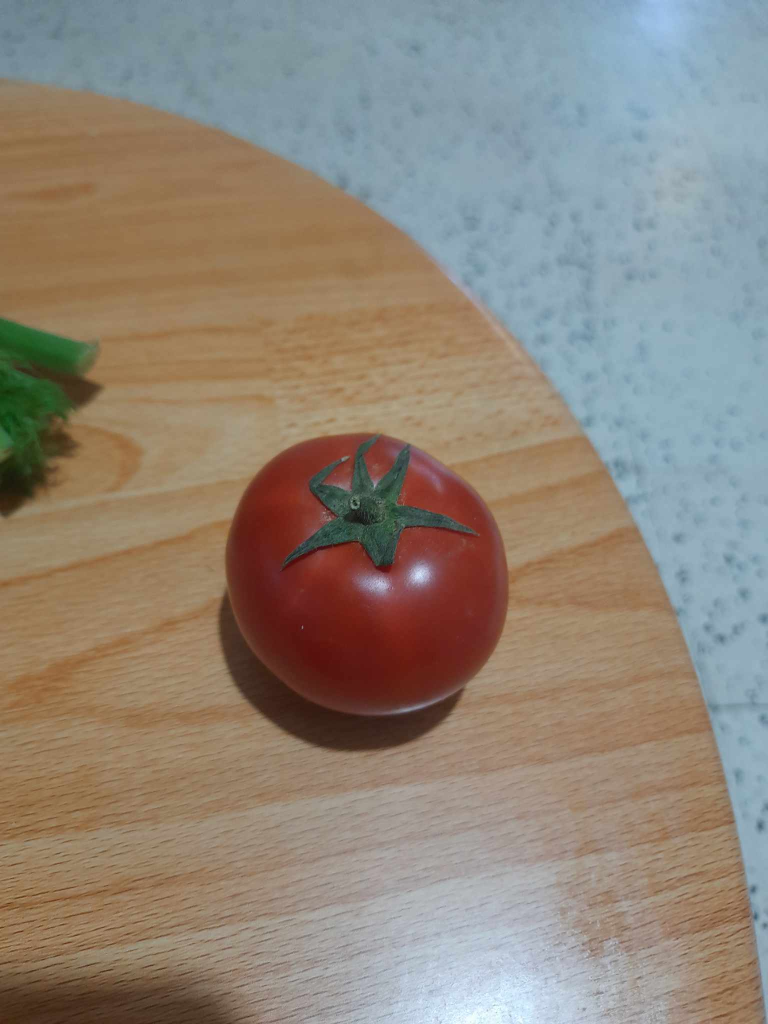
#> input picture dataset/test/tomato.jpg, 1536 x 2048 px (shown at 1/2 size)
$ python main.py   (Python 2 division)
#> lines starting #> are read from the running program, lines starting #| are printed output that depends on the picture
import numpy as np
import cv2
from matplotlib import pyplot as plt

def find_matches_between_two_images(img1_path, img2_path):
    """Given two images, returns the matches and keypoints"""
    # Initiate SIFT detector use threshold
    sift = cv2.SIFT_create()

    img1 = cv2.imread(img1_path)  # queryImage
    img2 = cv2.imread(img2_path)  # trainImage

    # find the keypoints and descriptors with SIFT
    kp1, des1 = sift.detectAndCompute(img1, None)
    kp2, des2 = sift.detectAndCompute(img2, None)

    # BFMatcher with default params

    # create BFMatcher object
    bf = cv2.BFMatcher(cv2.NORM_L2, crossCheck=True)

    # Match descriptors.
    matches = bf.match(des1, des2)

    # sort the matches based on distance
    matches = sorted(matches, key=lambda val: val.distance)

    return kp1, kp2, matches

def show_matches(img1_path, img2_path, kp1, kp2, matches):
    """Shows the matches between two images"""
    img1 = cv2.imread(img1_path)  # queryImage
    img2 = cv2.imread(img2_path)  # trainImage

    # # Convert BGR to RGB
    img1_rgb = cv2.cvtColor(img1, cv2.COLOR_BGR2RGB)
    img2_rgb = cv2.cvtColor(img2, cv2.COLOR_BGR2RGB)

    img3 = cv2.drawMatches(img1_rgb, kp1, img2_rgb, kp2, matches, None, flags=2)
    plt.imshow(img3), plt.show()

def draw_keypoints(img_path) :
    """Draws the keypoints on the image"""
#> called with img_path = 'dataset/test/tomato.jpg'
    img = cv2.imread(img_path)
#> img is the input picture: shape (2048, 1536, 3); mean B, G, R 121.4, 133.3, 143.7
    gray= cv2.cvtColor(img,cv2.COLOR_BGR2GRAY)
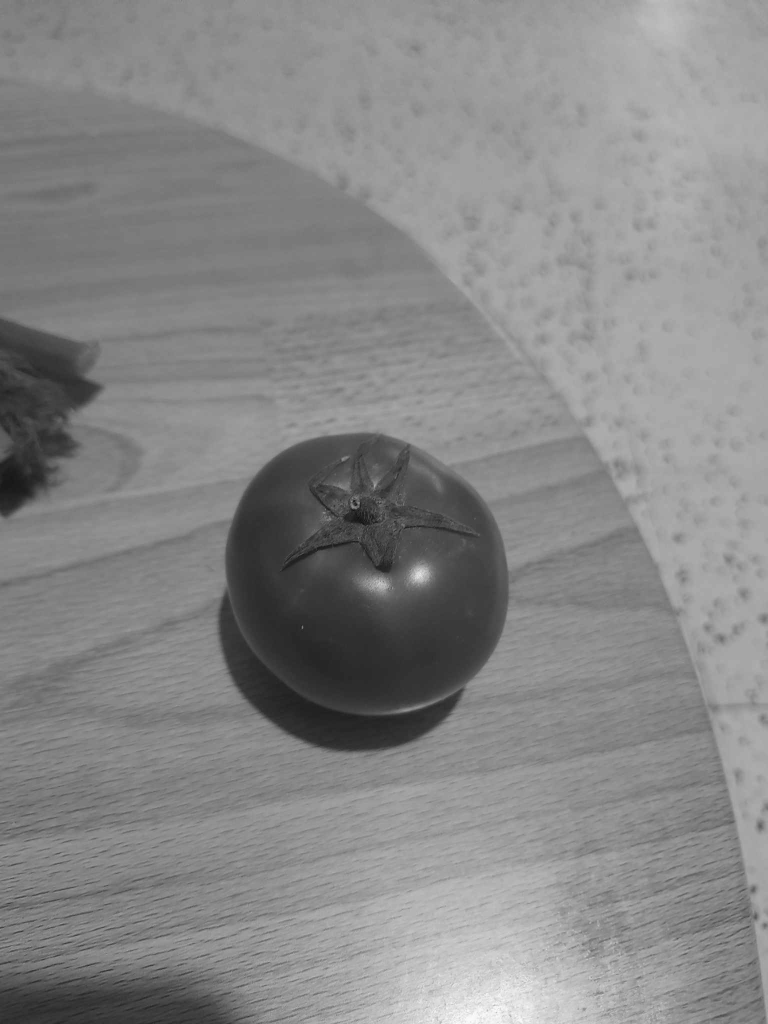
#> gray: shape (2048, 1536) (shown at 1/2 size); min 5, max 252, mean 135
    img = cv2.cvtColor(img, cv2.COLOR_BGR2RGB)
    sift = cv2.SIFT_create()
    kp = sift.detect(gray,None)
#> kp = 1795 keypoints; strongest (x, y, size): (840, 1149, 28.4), (706, 1247, 382.9), (757, 1169, 28.4), (605, 1255, 2.8)
    img=cv2.drawKeypoints(img,kp,img,flags=cv2.DRAW_MATCHES_FLAGS_DRAW_RICH_KEYPOINTS)
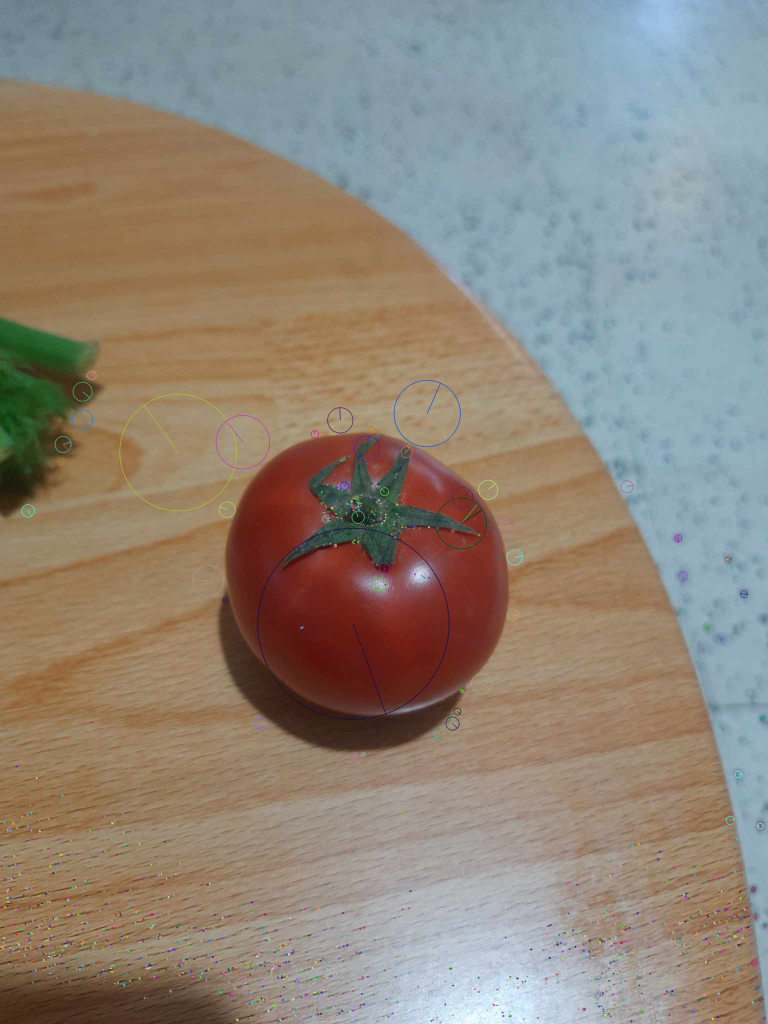
#> img: shape (2048, 1536, 3) (shown at 1/2 size); mean R, G, B 143.5, 133.4, 121.6
    plt.imshow(img),plt.show()

query_img_path = 'dataset/test/tomato.jpg'
draw_keypoints(query_img_path)

best_match = None
best_match_img_path = ''

for i in range(1, 6): # loop through the 5 images in the training set
    img_path = 'dataset/training/fruits&veg' + str(i) + '.jpg'
    print('Comparing', query_img_path, 'with', img_path)
    kp1, kp2, matches = find_matches_between_two_images(query_img_path, img_path)
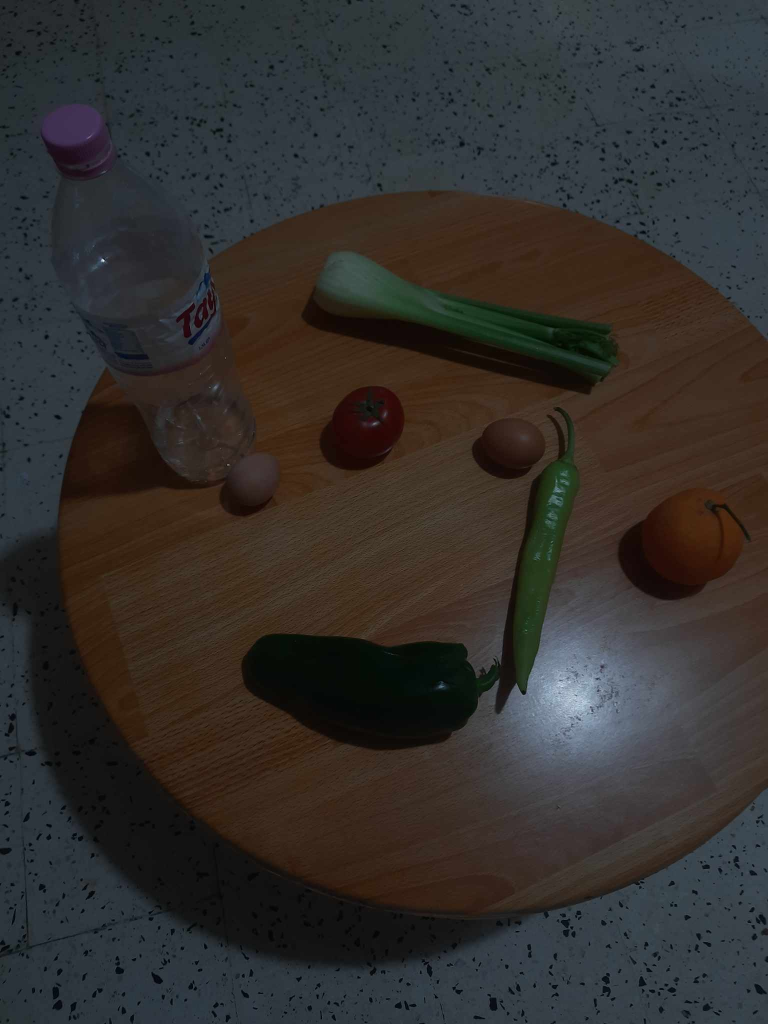
#> input picture dataset/training/fruits&veg1.jpg, 1536 x 2048 px (shown at 1/2 size)
#> in find_matches_between_two_images, img2 is the input picture: shape (2048, 1536, 3); mean B, G, R 45.1, 47.4, 50.4
#> in find_matches_between_two_images, `kp1, des1 = sift.detectAndCompute(img1, None)`: kp1 has the same summary as kp in draw_keypoints
#> in find_matches_between_two_images, `kp2, des2 = sift.detectAndCompute(img2, None)`: kp2 = 2425 keypoints; strongest (x, y, size): (206, 521, 3.8), (456, 929, 2.2), (1145, 1396, 152.1), (1152, 1391, 1.8)
#> in find_matches_between_two_images, `matches = bf.match(des1, des2)`: matches = 228 matches
#> kp1 has the same summary as kp in draw_keypoints; matches = 228 matches

    if best_match is None or len(matches) > len(best_match):
        best_match = matches
#> best_match = 228 matches
#> (the run stopped early here; a loop or call above may not have finished)
